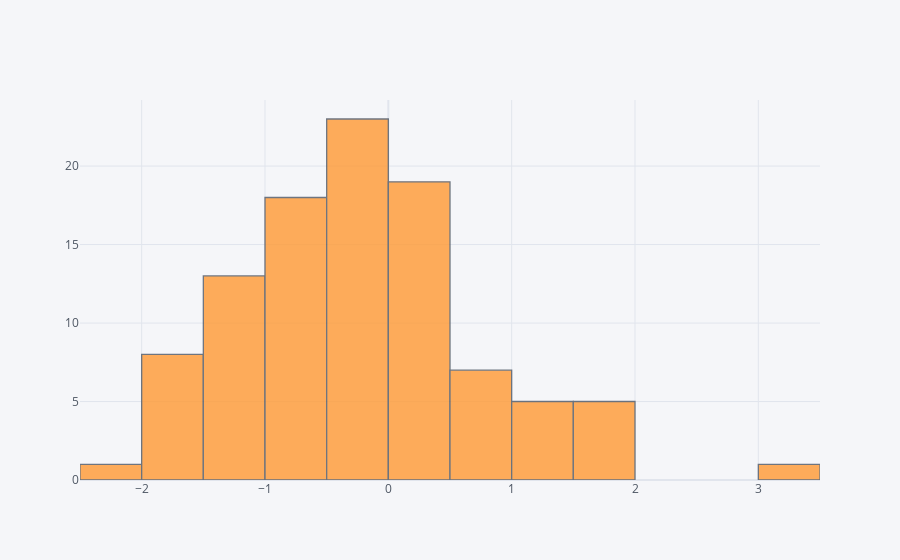

Notebook code for this chart:
### Markdown cell above
## histogram

### Code cell
df['A'].iplot(kind='hist',bins=25)

### Figure 1 — Plotly figure (JSON) as saved in the notebook; plotly's stock layout.template omitted (floating-point values rounded to 4 significant figures)
{"data": [{"histfunc": "count", "histnorm": "", "marker": {"color": "rgba(255, 153, 51, 1.0)", "line": {"color": "#4D5663", "width": 1.3}}, "name": "A", "nbinsx": 25, "opacity": 0.8, "orientation": "v", "type": "histogram", "x": [0.04586, -0.654, -0.1555, 0.4247, -0.7429, 1.976, 0.3722, 0.2703, 0.7527, 0.6836, -0.2546, -1.426, -0.8728, -1.638, -0.3785, -0.8599, 0.4629, -0.4782, 1.76, -0.6838, -1.431, -1.825, 0.08334, 0.3563, -1.275, -0.1136, -0.9893, -0.8535, -0.9909, -0.1134, -0.364, -1.92, -0.156, -1.242, -1.087, 0.1439, -0.3382, -0.3515, -0.7063, -0.125, -0.9286, 1.583, -2.493, 0.9246, -0.8612, -1.187, -0.143, -1.163, 0.4098, -0.2891, -0.3773, -0.77, 1.442, 0.03299, 0.3045, 1.717, -1.749, -0.4082, -0.4371, 0.2756, -1.775, -0.2686, -0.6491, 0.3108, -1.301, 0.414, 1.367, 1.679, -1.726, 0.1007, -1.615, 0.5863, -1.363, 0.2776, -0.9758, -1.099, 1.01, -0.1778, -0.7735, -0.7535, -0.1671, -0.3298, -0.607, 0.1511, 1.064, 1.143, -1.447, 0.1906, -0.4116, 3.199, -1.691, -1.169, -1.053, -0.267, -0.9245, 0.7589, -0.4062, 0.5372, 0.5919, 0.3684]}], "layout": {"barmode": "overlay", "legend": {"bgcolor": "#F5F6F9", "font": {"color": "#4D5663"}}, "paper_bgcolor": "#F5F6F9", "plot_bgcolor": "#F5F6F9", "title": {"font": {"color": "#4D5663"}}, "xaxis": {"gridcolor": "#E1E5ED", "showgrid": true, "tickfont": {"color": "#4D5663"}, "title": {"font": {"color": "#4D5663"}, "text": ""}, "zerolinecolor": "#E1E5ED"}, "yaxis": {"gridcolor": "#E1E5ED", "showgrid": true, "tickfont": {"color": "#4D5663"}, "title": {"font": {"color": "#4D5663"}, "text": ""}, "zerolinecolor": "#E1E5ED"}}}
